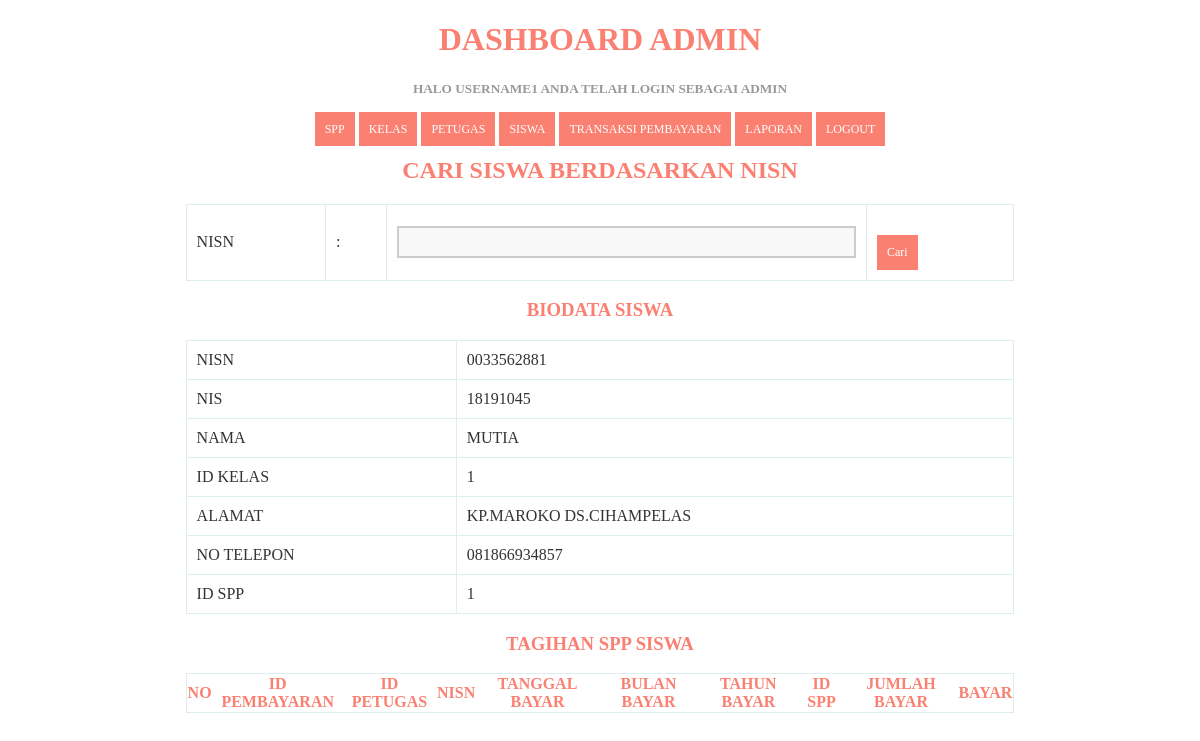
The page /pembayaran.php?nisn=0033562881 (signed in) on the database its author committed.
### tables this page shows
CREATE TABLE `tb_siswa` (
  `nisn` char(10) NOT NULL,
  `nis` char(8) NOT NULL,
  `nama` varchar(35) NOT NULL,
  `id_kelas` int(11) NOT NULL,
  `alamat` text NOT NULL,
  `no_tlp` varchar(13) NOT NULL,
  `id_spp` int(11) NOT NULL
);

### pembayaran.php (the view, shortened to what this page needs)
<!DOCTYPE html>
<html>
  <head>
  </head>
<body>
<?php
include 'header.php';
 ?>
       <div class="container">
  <div class="page-header">
<center><h2>Cari Siswa Berdasarkan Nisn</h2>
  </div>
 <form action="" method="get">
  <table class="table">
    <tr>
      <td>Nisn</td>
      <td>:</td>
      <td>
        <input class="form-control" type="text" name="nisn">
      </td>
      <td>
        <button class="btn btn-success" type="submit" name="cari">Cari</button>
      </td>
    </tr>
  </table>
 </form>
<?php
if (isset($_GET['nisn']) && $_GET['nisn'] != ''){
  $data = $koneksi->query("SELECT * FROM tb_siswa WHERE nisn = '$_GET[nisn]'");
  $data = mysqli_fetch_assoc($data);
?>
<div class="panel panel-info">
  <div class="panel-heading">
<center><h3>Biodata siswa</h3>
</div>
<div class="panel panel-body">
  <table class="table table-bordered table-striped">
    <tr>
      <td>Nisn</td>
      <td><?=$data['nisn'] ?></td>
    </tr>
    <tr>
      <td>Nis</td>
      <td><?= $data['nis'] ?></td>
    </tr>
    <tr>
      <td>Nama</td>
      <td><?= $data['nama'] ?></td>
    </tr>
    <tr>
      <td>Id Kelas</td>
      <td><?= $data['id_kelas'] ?></td>
    </tr>
    <tr>
      <td>Alamat</td>
      <td><?= $data['alamat'] ?></td>
    </tr>
    <tr>
      <td>No Telepon</td>
      <td><?= $data['no_tlp'] ?></td>
    </tr>
    <tr>
      <td>Id Spp</td>
      <td><?= $data['id_spp'] ?></td>
    </tr>
  </table>
</div>
</div>
<div class="panel panel-info">
  <div class="panel-heading">
<center><h3>Tagihan SPP Siswa</h3>
</div>
<div class="panel-body ">
  <table class="table table-bordered table-striped">
<tr>
  <th>NO</th>
  <th>Id Pembayaran</th>
  <th>Id Petugas</th>
  <th>Nisn</th>
  <th>Tanggal Bayar</th>
  <th>Bulan Bayar</th>
  <th>Tahun Bayar</th>
  <th>ID SPP</th>
  <th>Jumlah Bayar</th>
  <th>Bayar</th>
</tr>
</table>
</div>
</div>
<?php
}
?>

### pembayaran.php (style rules this page uses)
* { font-family: "Trebuchet MS"; }
tr { text-transform: uppercase; color: salmon; }
h2 { text-transform: uppercase; color: salmon; }
h3 { text-transform: uppercase; color: salmon; }
th { text-transform: uppercase; color:salmon; }
td { text-transform: uppercase; color:#999999; }
button { background-color: salmon; color: #fff; padding: 10px; text-decoration: none; font-size: 12px; border: 0px; margin-top: 20px; }
input { padding: 6px; width: 100%; box-sizing: border-box; background: #f8f8f8; border: 2px solid #ccc; outline-color: salmon; }
div { text-transform: uppercase; color:#999999; }

### header.php (style rules this page uses)
* { font-family: "Trebuchet MS"; }
table { border: solid 1px #DDEEEE; border-collapse: collapse; border-spacing: 0; width: 70%; margin: 10px auto 10px auto; }
table tbody td { border: solid 1px #DDEEEE; color: #333; padding: 10px; text-shadow: 1px 1px 1px #fff; }

### rows shown on the page
tb_siswa: nisn "0033562881", nis "18191045", nama "MUTIA", id_kelas "1", alamat "KP.MAROKO DS.CIHAMPELAS", no_tlp "081866934857", id_spp "1"

### other values the page prints
$_SESSION['username'] "USERNAME1"
$_SESSION['level'] "ADMIN"
